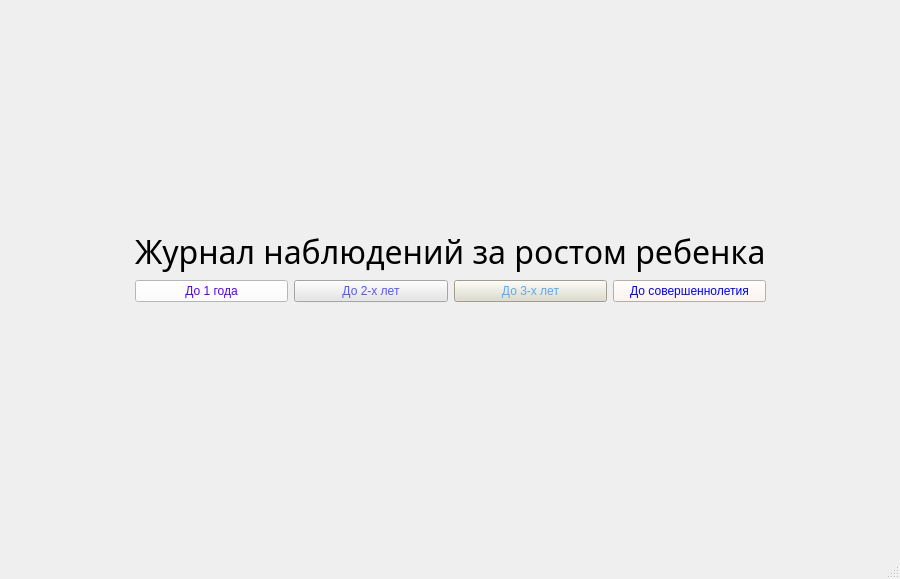
<?xml version="1.0" encoding="UTF-8"?>
<ui version="4.0">
 <class>MainWindow</class>
 <widget class="QMainWindow" name="MainWindow">
  <property name="geometry">
   <rect>
    <x>0</x>
    <y>0</y>
    <width>900</width>
    <height>579</height>
   </rect>
  </property>
  <property name="windowTitle">
   <string>MainWindow</string>
  </property>
  <property name="styleSheet">
   <string notr="true"/>
  </property>
  <widget class="QWidget" name="centralwidget">
   <property name="sizePolicy">
    <sizepolicy hsizetype="Expanding" vsizetype="Expanding">
     <horstretch>0</horstretch>
     <verstretch>0</verstretch>
    </sizepolicy>
   </property>
   <property name="cursor">
    <cursorShape>CrossCursor</cursorShape>
   </property>
   <layout class="QGridLayout" name="gridLayout">
    <item row="0" column="3">
     <spacer name="verticalSpacer">
      <property name="orientation">
       <enum>Qt::Vertical</enum>
      </property>
      <property name="sizeHint" stdset="0">
       <size>
        <width>20</width>
        <height>3</height>
       </size>
      </property>
     </spacer>
    </item>
    <item row="1" column="1" colspan="4">
     <widget class="QLabel" name="label">
      <property name="font">
       <font>
        <family>Segoe Print</family>
        <pointsize>24</pointsize>
        <bold>false</bold>
       </font>
      </property>
      <property name="styleSheet">
       <string notr="true">color: rgb(0, 0, 0);</string>
      </property>
      <property name="text">
       <string>Журнал наблюдений за ростом ребенка</string>
      </property>
     </widget>
    </item>
    <item row="2" column="1">
     <widget class="QPushButton" name="table1Button">
      <property name="styleSheet">
       <string notr="true">color: rgb(85, 0, 255);
background-color: rgb(255, 255, 255);</string>
      </property>
      <property name="text">
       <string>До 1 года</string>
      </property>
     </widget>
    </item>
    <item row="2" column="2">
     <widget class="QPushButton" name="table2Button">
      <property name="styleSheet">
       <string notr="true">color: rgb(85, 85, 255);
background-color: rgb(230, 230, 230);</string>
      </property>
      <property name="text">
       <string>До 2-х лет</string>
      </property>
     </widget>
    </item>
    <item row="2" column="3">
     <widget class="QPushButton" name="table3Button">
      <property name="styleSheet">
       <string notr="true">color: rgb(85, 170, 255);
background-color: rgb(222, 220, 202);</string>
      </property>
      <property name="text">
       <string>До 3-х лет</string>
      </property>
     </widget>
    </item>
    <item row="2" column="4">
     <widget class="QPushButton" name="table4Button">
      <property name="styleSheet">
       <string notr="true">color: rgb(0, 0, 255);
background-color: rgb(255, 242, 235);</string>
      </property>
      <property name="text">
       <string>До совершеннолетия</string>
      </property>
     </widget>
    </item>
    <item row="3" column="0">
     <spacer name="horizontalSpacer">
      <property name="orientation">
       <enum>Qt::Horizontal</enum>
      </property>
      <property name="sizeHint" stdset="0">
       <size>
        <width>4</width>
        <height>20</height>
       </size>
      </property>
     </spacer>
    </item>
    <item row="3" column="1" colspan="4">
     <widget class="QLabel" name="label_3">
      <property name="text">
       <string/>
      </property>
      <property name="pixmap">
       <pixmap resource="kartinki.qrc">:/img/img/12345.PNG</pixmap>
      </property>
     </widget>
    </item>
    <item row="3" column="5">
     <spacer name="horizontalSpacer_2">
      <property name="orientation">
       <enum>Qt::Horizontal</enum>
      </property>
      <property name="sizeHint" stdset="0">
       <size>
        <width>76</width>
        <height>20</height>
       </size>
      </property>
     </spacer>
    </item>
    <item row="4" column="3">
     <spacer name="verticalSpacer_2">
      <property name="orientation">
       <enum>Qt::Vertical</enum>
      </property>
      <property name="sizeHint" stdset="0">
       <size>
        <width>20</width>
        <height>40</height>
       </size>
      </property>
     </spacer>
    </item>
   </layout>
  </widget>
  <widget class="QMenuBar" name="menubar">
   <property name="geometry">
    <rect>
     <x>0</x>
     <y>0</y>
     <width>900</width>
     <height>22</height>
    </rect>
   </property>
  </widget>
  <widget class="QStatusBar" name="statusbar"/>
 </widget>
 <resources>
  <include location="kartinki.qrc"/>
 </resources>
 <connections/>
</ui>
